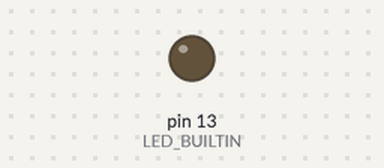
Bench run of a sketch on a simulated Arduino Uno, built with avr-gcc and run on an emulated ATmega328P. On the bench: output pins drawn as LEDs (lit = HIGH).

Above: at 0.9 s.
At 7.1 s:
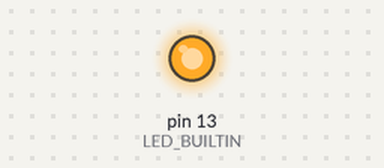
Timing chart, 0 to 7.4 s (numbered marks = the images above):
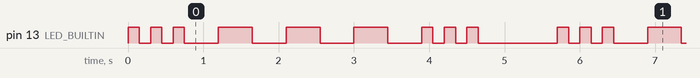

Measured:
- by itself, pin 13 (LED_BUILTIN): repeats every 5.7 s: 2 × (LOW 0.15 s, HIGH 0.15 s), 3 × (LOW 0.45 s, HIGH 0.45 s), LOW 0.45 s, 2 × (HIGH 0.15 s, LOW 0.15 s), HIGH 0.15 s, LOW 1.1 s, HIGH 0.15 s
- by itself, everything shown: repeats every 5.7 s, in 18 steps

The sketch:

blink_sos.ino
```cpp
const int UNIT = 150;

// the setup function runs once when you press reset or power the board
void setup() {
  // initialize digital pin LED_BUILTIN as an output.
  pinMode(LED_BUILTIN, OUTPUT);
}

static inline void on(int ms) {digitalWrite(LED_BUILTIN, HIGH); delay(ms);}
static inline void off(int ms) {digitalWrite(LED_BUILTIN, LOW); delay(ms);}

// S = . . .
void morseS() {
  for (int i = 0; i < 3; i += 1) {
    on(UNIT);
    if (i < 2) off(UNIT);
  }
}

// O = - - -
void morseO() {
  for (int i = 0; i < 3; i += 1) {
    on(3 * UNIT);
    if (i < 2) off(3 * UNIT);
  }
}

// the loop function runs over and over again forever
void loop() {
  // ...
  morseS();
  off(3 * UNIT); // letter gap

  // ---
  morseO();
  off(3 * UNIT); // letter gap

  // ...
  morseS();
  off(7 * UNIT); // word gap
}
```
